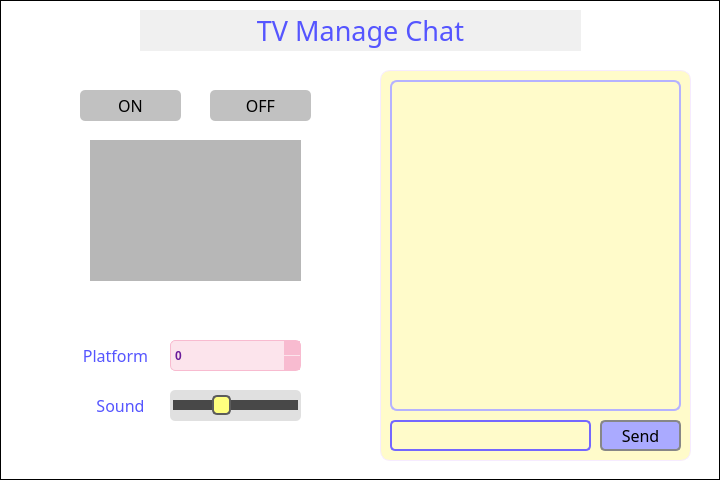
<?xml version="1.0" encoding="UTF-8"?>
<ui version="4.0">
 <class>ChatWindow2</class>
 <widget class="QWidget" name="ChatWindow2">
  <property name="geometry">
   <rect>
    <x>0</x>
    <y>0</y>
    <width>720</width>
    <height>480</height>
   </rect>
  </property>
  <property name="windowTitle">
   <string>Chat2</string>
  </property>
  <property name="styleSheet">
   <string notr="true">background-color: rgb(255,255,255);
border: 1px solid black;
border-color: rgb(0, 0, 0);</string>
  </property>
  <widget class="QGroupBox" name="chatgroupBox">
   <property name="geometry">
    <rect>
     <x>380</x>
     <y>70</y>
     <width>311</width>
     <height>391</height>
    </rect>
   </property>
   <property name="styleSheet">
    <string notr="true">background-color: rgb(255, 251, 202);
border-color: rgb(246, 235, 255);
border-radius: 10px;</string>
   </property>
   <property name="title">
    <string/>
   </property>
   <widget class="QLineEdit" name="messageInput">
    <property name="enabled">
     <bool>true</bool>
    </property>
    <property name="geometry">
     <rect>
      <x>10</x>
      <y>350</y>
      <width>201</width>
      <height>31</height>
     </rect>
    </property>
    <property name="styleSheet">
     <string notr="true">QLineEdit{
	border:2px solid rgb(116, 103, 255);
	border-radius:5px;
 
	
	color: rgb(61, 61, 61);
	background-color: transparent;
	font: 9pt &quot;Sans Serif&quot;;
}</string>
    </property>
   </widget>
   <widget class="QPushButton" name="sendButton">
    <property name="geometry">
     <rect>
      <x>220</x>
      <y>350</y>
      <width>81</width>
      <height>31</height>
     </rect>
    </property>
    <property name="font">
     <font>
      <family>Quicksand Medium</family>
      <pointsize>12</pointsize>
     </font>
    </property>
    <property name="styleSheet">
     <string notr="true">QPushButton{
	border: 2px solid rgb(135, 135, 135);
	color: rgb(0, 0, 0);
	background-color: rgb(170, 170, 255);
	border-radius: 5px;
}

QPushButton:hover {
    background-color: rgb(255, 251, 144);
    color: rgb(195, 193, 255);
}</string>
    </property>
    <property name="text">
     <string>Send</string>
    </property>
   </widget>
   <widget class="QTextEdit" name="messageDisplay">
    <property name="geometry">
     <rect>
      <x>10</x>
      <y>10</y>
      <width>291</width>
      <height>331</height>
     </rect>
    </property>
    <property name="styleSheet">
     <string notr="true">background-color: transparent;
border:2px solid rgb(181, 178, 255);
border-radius: 7px;
color: rgb(56, 56, 56);
font: 10pt &quot;Quicksand&quot;;</string>
    </property>
    <property name="readOnly">
     <bool>true</bool>
    </property>
   </widget>
  </widget>
  <widget class="QLabel" name="titleLabel">
   <property name="geometry">
    <rect>
     <x>140</x>
     <y>10</y>
     <width>441</width>
     <height>41</height>
    </rect>
   </property>
   <property name="font">
    <font>
     <family>Quicksand Medium</family>
     <pointsize>20</pointsize>
     <italic>false</italic>
     <fontweight>Medium</fontweight>
    </font>
   </property>
   <property name="styleSheet">
    <string notr="true">color: rgb(85, 85, 255);
font: 500 20pt &quot;Quicksand Medium&quot;;
background-color:rgb(240, 240, 240);
border-color:transparent;</string>
   </property>
   <property name="text">
    <string>TV Manage Chat</string>
   </property>
   <property name="alignment">
    <set>Qt::AlignmentFlag::AlignCenter</set>
   </property>
  </widget>
  <widget class="QLabel" name="label">
   <property name="geometry">
    <rect>
     <x>70</x>
     <y>120</y>
     <width>251</width>
     <height>191</height>
    </rect>
   </property>
   <property name="styleSheet">
    <string notr="true">background-color: transparent;
border-color:transparent;</string>
   </property>
   <property name="text">
    <string>&lt;html&gt;&lt;head/&gt;&lt;body&gt;&lt;p&gt;&lt;img src=&quot;:/images/tvon.png&quot; width=&quot;200&quot; height=&quot;200&quot;/&gt;&lt;/p&gt;&lt;/body&gt;&lt;/html&gt;</string>
   </property>
   <property name="alignment">
    <set>Qt::AlignmentFlag::AlignCenter</set>
   </property>
  </widget>
  <widget class="QPushButton" name="exitButton">
   <property name="geometry">
    <rect>
     <x>10</x>
     <y>10</y>
     <width>31</width>
     <height>31</height>
    </rect>
   </property>
   <property name="styleSheet">
    <string notr="true">QPushButton{
	background-color:rgba(0, 0, 0, 0);
	border:rgba(0, 0, 0, 0);
	border-radius: 15px;
}

QPushButton:hover {
    background-color: rgba(255, 202, 172,0.5);
}</string>
   </property>
   <property name="text">
    <string/>
   </property>
  </widget>
  <widget class="QLabel" name="exit">
   <property name="geometry">
    <rect>
     <x>10</x>
     <y>10</y>
     <width>31</width>
     <height>31</height>
    </rect>
   </property>
   <property name="styleSheet">
    <string notr="true">background-color:  rgb(255, 255, 255);
border:none;</string>
   </property>
   <property name="text">
    <string>&lt;html&gt;&lt;head/&gt;&lt;body&gt;&lt;p&gt;&lt;img src=&quot;:/images/exit.png&quot; width = &quot;25&quot; height=&quot;25&quot;/&gt;&lt;/p&gt;&lt;/body&gt;&lt;/html&gt; </string>
   </property>
   <property name="alignment">
    <set>Qt::AlignmentFlag::AlignCenter</set>
   </property>
  </widget>
  <widget class="QPushButton" name="tvonButton">
   <property name="geometry">
    <rect>
     <x>80</x>
     <y>90</y>
     <width>101</width>
     <height>31</height>
    </rect>
   </property>
   <property name="font">
    <font>
     <family>Quicksand Medium</family>
     <pointsize>12</pointsize>
    </font>
   </property>
   <property name="styleSheet">
    <string notr="true">QPushButton{
	border:0px solid rgb(135, 135, 135);
	color: rgb(0, 0, 0);
	background-color: rgb(193, 193, 193);
	border-radius: 5px;
}

QPushButton:hover {
	border-radius: 5px;
    background-color: rgb(255, 251, 144);
    color: rgb(195, 193, 255);
}</string>
   </property>
   <property name="text">
    <string>ON</string>
   </property>
  </widget>
  <widget class="QPushButton" name="tvoffButton">
   <property name="geometry">
    <rect>
     <x>210</x>
     <y>90</y>
     <width>101</width>
     <height>31</height>
    </rect>
   </property>
   <property name="font">
    <font>
     <family>Quicksand Medium</family>
     <pointsize>12</pointsize>
    </font>
   </property>
   <property name="styleSheet">
    <string notr="true">QPushButton{
	border:0px solid rgb(135, 135, 135);
	color: rgb(0, 0, 0);
	background-color: rgb(193, 193, 193);
	border-radius: 5px;
}

QPushButton:hover {
	border-radius: 5px;
    background-color: rgb(255, 251, 144);
    color: rgb(195, 193, 255);
}</string>
   </property>
   <property name="text">
    <string>OFF</string>
   </property>
  </widget>
  <widget class="QSpinBox" name="channelBox">
   <property name="geometry">
    <rect>
     <x>170</x>
     <y>340</y>
     <width>131</width>
     <height>31</height>
    </rect>
   </property>
   <property name="styleSheet">
    <string notr="true">/* QSpinBox 기본 스타일 - 파스텔 톤 */
QSpinBox {
    background-color: #fce4ec;  /* 부드러운 핑크색 배경 */
    border: 1px solid #f8bbd0;  /* 연한 핑크 테두리 */
    border-radius: 5px;         /* 테두리 둥글게 */
    padding: 2px;
    color: #6a1b9a;             /* 텍스트 색상 - 부드러운 보라색 */
    font: bold 12px;            /* 텍스트 굵게 */
}

/* QSpinBox의 위/아래 버튼(화살표) 스타일 */
QSpinBox::up-button, QSpinBox::down-button {
    background-color: #f8bbd0;  /* 버튼의 기본 배경색 - 연한 핑크 */
    border: none;               /* 버튼 경계선 제거 */
    width: 16px;                /* 버튼 넓이 설정 */
}

QSpinBox::up-arrow, QSpinBox::down-arrow {
    width: 8px;                 /* 화살표 크기 */
    height: 8px;
    image: url(arrow.png);      /* 화살표 이미지 설정 가능 */
}

/* 마우스를 버튼에 올렸을 때 색상 변화 */
QSpinBox::up-button:hover, QSpinBox::down-button:hover {
    background-color: #c5cae9;  /* 마우스 오버 시 연한 파란색으로 변경 */
}

/* QSpinBox의 입력 필드(텍스트 표시 영역) 스타일 */
QSpinBox::editable {
    background-color: #f3e5f5;  /* 입력 필드 배경색 - 연한 보라색 */
    color: #6a1b9a;             /* 텍스트 색상 */
}

/* 스핀박스 버튼 클릭 시의 색상 변화 */
QSpinBox::up-button:pressed, QSpinBox::down-button:pressed {
    background-color: #b39ddb;  /* 클릭 시 진한 보라색으로 변경 */
}
</string>
   </property>
   <property name="maximum">
    <number>5</number>
   </property>
  </widget>
  <widget class="QLabel" name="channelLabel">
   <property name="geometry">
    <rect>
     <x>60</x>
     <y>340</y>
     <width>111</width>
     <height>31</height>
    </rect>
   </property>
   <property name="font">
    <font>
     <family>Quicksand Medium</family>
     <pointsize>12</pointsize>
     <italic>false</italic>
     <fontweight>Medium</fontweight>
    </font>
   </property>
   <property name="styleSheet">
    <string notr="true">color: rgb(85, 85, 255);
font: 500 12pt &quot;Quicksand Medium&quot;;
background-color:transparent;
border-color:transparent;</string>
   </property>
   <property name="text">
    <string>Platform</string>
   </property>
   <property name="alignment">
    <set>Qt::AlignmentFlag::AlignCenter</set>
   </property>
  </widget>
  <widget class="QSlider" name="soundSlider">
   <property name="geometry">
    <rect>
     <x>170</x>
     <y>390</y>
     <width>131</width>
     <height>31</height>
    </rect>
   </property>
   <property name="styleSheet">
    <string notr="true">QSlider {
    background-color: #e0e0e0;   /* 슬라이더 전체 배경색 */
    border: transparent;   /* 슬라이더 테두리 */
    border-radius: 5px;         /* 슬라이더 테두리의 둥근 정도 */
    padding: 3px;                /* 슬라이더 내부 패딩 */
}
QSlider::groove:horizontal {
    border: 0px solid rgb(255, 255, 255); /* 트랙 경계선 */
    height: 10px;               /* 트랙의 높이 설정 */
    background: rgb(72, 72, 72);     /* 트랙 배경색 */
    margin: 1px 0;
}
QSlider::handle:horizontal {
    background: rgb(255, 255, 127);      /* 핸들의 색상 */
    border: 2px solid #5c5c5c;
    width: 15px;                /* 핸들의 넓이 설정 */
	height:10 px;
    margin: -5px 0;             /* 핸들의 마진 */
    border-radius: 5px;         /* 핸들의 모서리 둥글게 */
}

/* 슬라이더 핸들을 클릭하고 움직일 때의 스타일 */
QSlider::handle:horizontal:pressed {
    background: rgb(209, 198, 255) ;     /* 슬라이더를 움직일 때 핸들의 색상 변화 */
}</string>
   </property>
   <property name="maximum">
    <number>100</number>
   </property>
   <property name="singleStep">
    <number>5</number>
   </property>
   <property name="pageStep">
    <number>5</number>
   </property>
   <property name="value">
    <number>37</number>
   </property>
   <property name="orientation">
    <enum>Qt::Orientation::Horizontal</enum>
   </property>
   <property name="tickPosition">
    <enum>QSlider::TickPosition::TicksBelow</enum>
   </property>
   <property name="tickInterval">
    <number>10</number>
   </property>
  </widget>
  <widget class="QLabel" name="soundLabel">
   <property name="geometry">
    <rect>
     <x>70</x>
     <y>390</y>
     <width>101</width>
     <height>31</height>
    </rect>
   </property>
   <property name="font">
    <font>
     <family>Quicksand Medium</family>
     <pointsize>12</pointsize>
     <italic>false</italic>
     <fontweight>Medium</fontweight>
    </font>
   </property>
   <property name="styleSheet">
    <string notr="true">color: rgb(85, 85, 255);
font: 500 12pt &quot;Quicksand Medium&quot;;
background-color:transparent;
border-color:transparent;</string>
   </property>
   <property name="text">
    <string>Sound</string>
   </property>
   <property name="alignment">
    <set>Qt::AlignmentFlag::AlignCenter</set>
   </property>
  </widget>
  <widget class="QFrame" name="tvDisplay">
   <property name="geometry">
    <rect>
     <x>90</x>
     <y>140</y>
     <width>211</width>
     <height>141</height>
    </rect>
   </property>
   <property name="styleSheet">
    <string notr="true">background-color: rgba(110,110,110,0.5);
border:none;</string>
   </property>
   <property name="frameShape">
    <enum>QFrame::Shape::StyledPanel</enum>
   </property>
   <property name="frameShadow">
    <enum>QFrame::Shadow::Raised</enum>
   </property>
  </widget>
  <zorder>chatgroupBox</zorder>
  <zorder>titleLabel</zorder>
  <zorder>label</zorder>
  <zorder>exit</zorder>
  <zorder>exitButton</zorder>
  <zorder>tvonButton</zorder>
  <zorder>tvoffButton</zorder>
  <zorder>channelBox</zorder>
  <zorder>channelLabel</zorder>
  <zorder>soundSlider</zorder>
  <zorder>soundLabel</zorder>
  <zorder>tvDisplay</zorder>
 </widget>
 <resources/>
 <connections/>
</ui>
